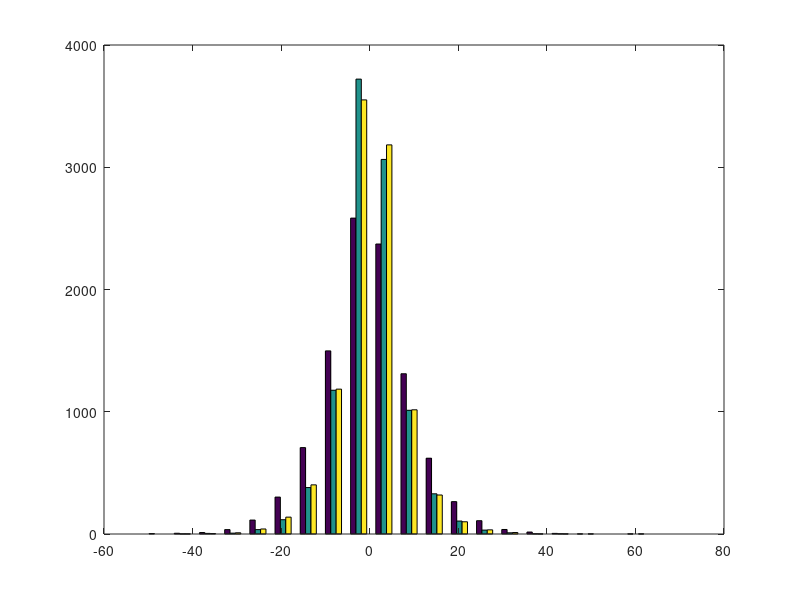
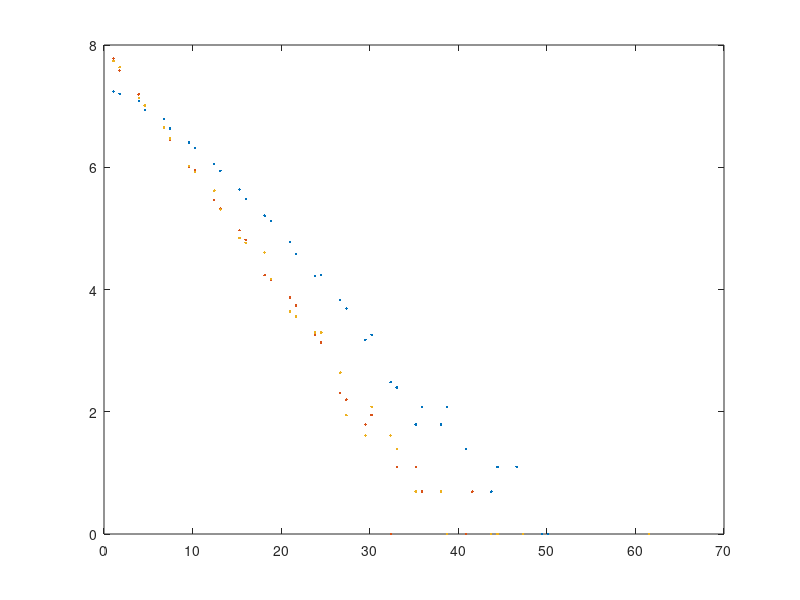

The MATLAB source for these figures, in order:
clc
clear all
close all

A=5;

N=10000;

r=exprnd(A,N,2).*(sign(rand(N,2)-.5));

hist([sum(r,2),r(:,1),r(:,2)],20)

[counts,bins]=hist([sum(r,2),r(:,1),r(:,2)],40);
figure(2)
plot(abs(bins),log(counts),'.')